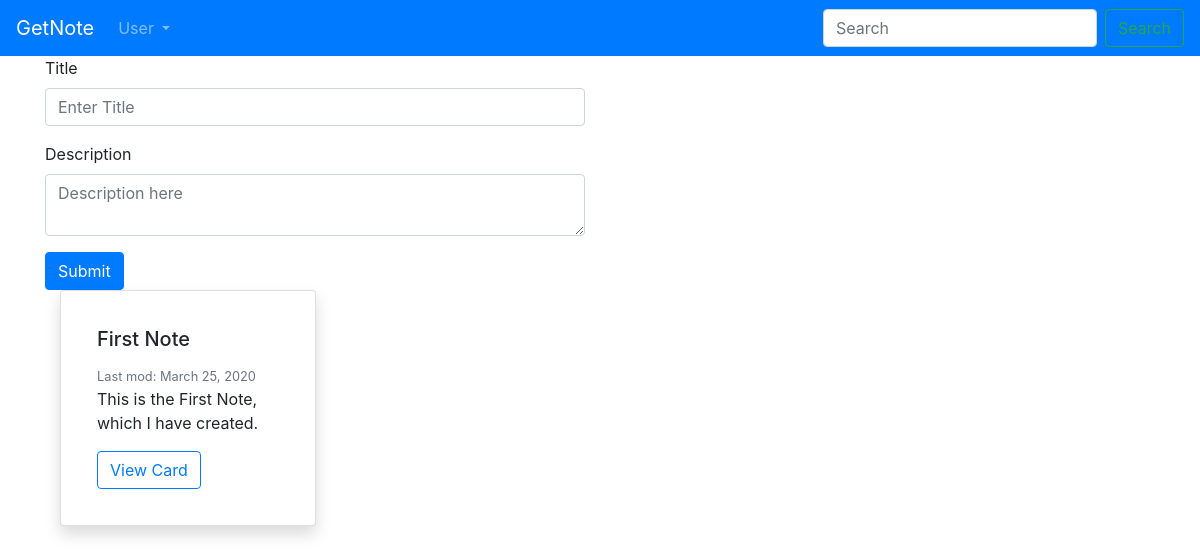
/ (signed in), run on an earlier commit of the app's database.
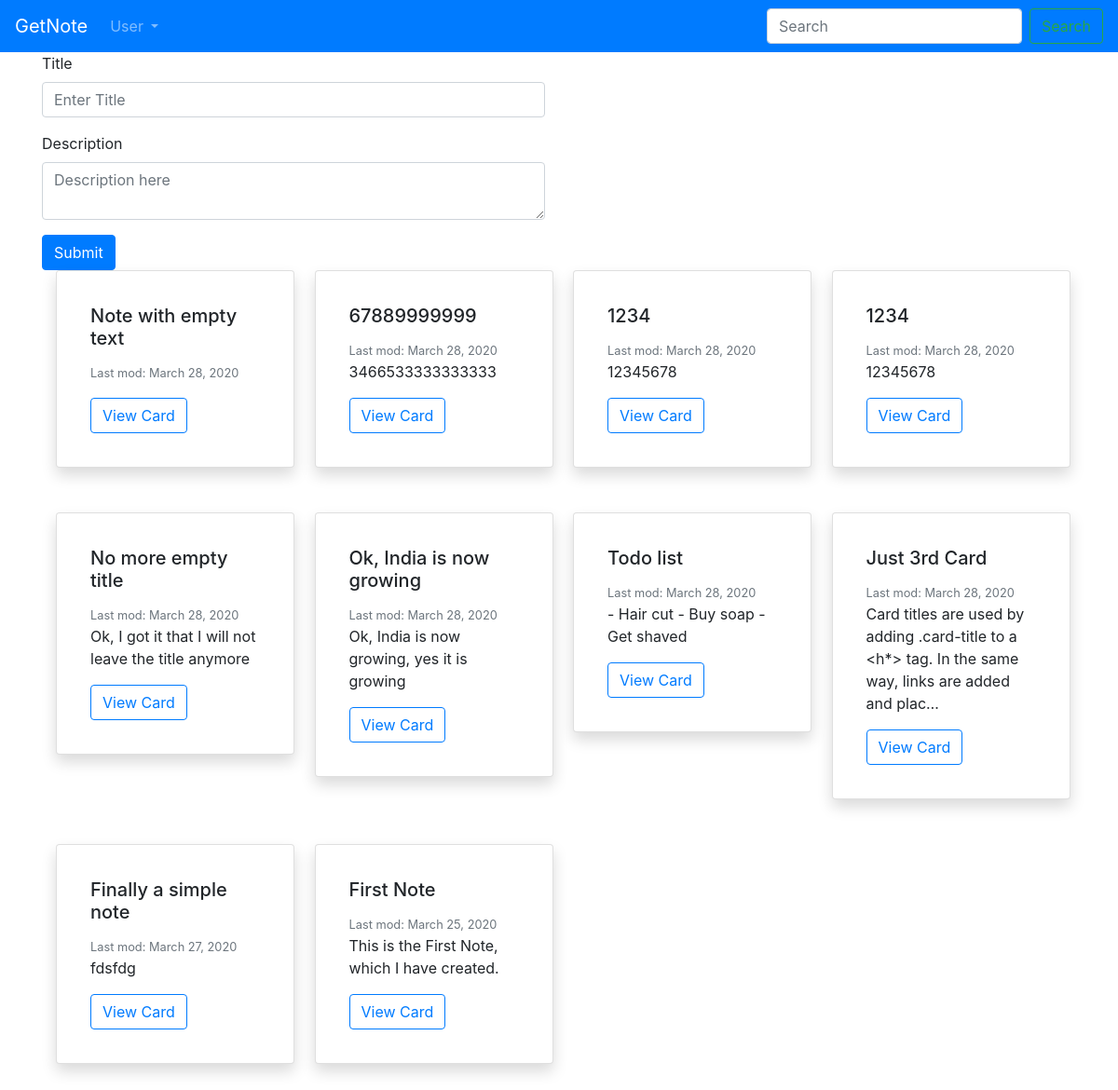
And on a later commit of the database.
### note/models.py (models this page shows, shortened)
class Note(models.Model):
    user = models.ForeignKey(settings.AUTH_USER_MODEL,on_delete=models.CASCADE)
    title = models.CharField(max_length=30)
    text = models.TextField(null=True,blank=True)
    created_date = models.DateTimeField(auto_now_add=True)
    last_modified = models.DateTimeField(auto_now=True)
    class Meta:
        ordering= ['-last_modified']

### generic_views.py (the view)
# urls.py: path('',HomePage.as_view() ,name='home_page'),
class HomePage(ListView):
    template_name = "base/home_page.html"
    model = Note
    def get_queryset(self):
        queryset = super(HomePage, self).get_queryset()
        if self.request.user.is_authenticated:
            user = self.request.user
            queryset = Note.objects.filter(user_id=user.id)
        else:
            queryset = Note.objects.none()
        return queryset

### accounts/models.py (called while the page is built)
    @property
    def is_active(self):
        return self.active

### templates/base/home_page.html
{% extends 'base.html' %}
{% block content %}
    {% if user.is_authenticated %}
        {% include 'snippet/note.html' %}
        {% if object_list %}
            {% include 'list_note.html' with note_list=object_list %}
        {% else %}
            <p>You have empty Note, Create Now</p>
        {% endif %}
    {% else %}
        <div class="alert alert-primary my-4" role="alert">
            <h4 class="text-center">Join GetNote to add notes here.</h4>
        </div>
    {% endif %}
{% endblock content %}

### templates/base.html (shortened to what this page needs)
<!DOCTYPE html>
<html lang="en">
    <head>
        {% include 'base/css.html' %}
    </head>
    <body>
        {% include 'base/navigation_bar.html' %}
        <div class="container">
            {% block content %}
            {% endblock content %}
        </div>
    </body>
</html>

### templates/base/css.html (shortened to what this page needs)
<link rel="stylesheet" href="https://stackpath.bootstrapcdn.com/bootstrap/4.4.1/css/bootstrap.min.css">

### templates/base/navigation_bar.html (shortened to what this page needs)
<nav class="navbar navbar-expand-lg navbar-dark bg-primary">
  <a class="navbar-brand" href="{% url 'home_page' %}">GetNote</a>
  <div class="collapse navbar-collapse" id="navbarSupportedContent">
    <ul class="navbar-nav mr-auto">
      <li class="nav-item dropdown">
        <a class="nav-link dropdown-toggle" href="#" id="navbarDropdown" role="button" data-toggle="dropdown" aria-haspopup="true" aria-expanded="false">
          User
        </a>
      </li>
    </ul>
    <form class="form-inline my-2 my-lg-0">
      <input class="form-control mr-sm-2" type="search" placeholder="Search" aria-label="Search">
      <button class="btn btn-outline-success my-2 my-sm-0" type="submit">Search</button>
    </form>
  </div>
</nav>

### note/templates/snippet/note.html
<div class="row">
  <div class="col-6">
    <form action="{% url 'note:add_note' %}" method="post" class="note-form">{% csrf_token %}
      <div class="form-group">
        <label for="note-title">Title</label>
        <input type="text" name="title" class="form-control" id="note-title" placeholder="Enter Title" required>
      </div>
      <div class="form-group">
        <label for="note-description">Description</label>
        <textarea type="text" name="text" class="form-control" id="note-description" placeholder="Description here"></textarea>
      </div>
      <button type="submit" class="btn btn-primary">Submit</button>
    </form>
  </div>
</div>

### note/templates/list_note.html
<div class="container">
    <div class="row">
        {% for note in note_list %}
            <div class="col-3">
                {% include 'snippet/preview.html' with note=note %}
            </div>
        {% endfor %}
    </div>
</div>

### note/templates/snippet/preview.html
<div class="card shadow p-3 mb-5 bg-white rounded" style="width: 16rem;">
    <div class="card-body">
        <h5 class="card-title">{{ note.title }}</h5>
        <small class="card-subtitle mb-2 pt-2 text-muted">Last mod: {{ note.last_modified.date }}</small>
        <br>
        <p class="card-text">{{ note.text|truncatechars:100 }}</p>
        <button type="button" class="btn btn-outline-primary">View Card</button>
    </div>
</div>

What changed in the data, as far as the page shows it:
added Note: title "Note with empty text", last_modified "March 28, 2020"
added Note: title "67889999999", last_modified "March 28, 2020", text "3466533333333333"
added Note: title "1234", last_modified "March 28, 2020", text "12345678"
added Note: title "1234", last_modified "March 28, 2020", text "12345678"
added Note: title "No more empty title", last_modified "March 28, 2020", text "Ok, I got it that I will not leave the title anymore"
added Note: title "Ok, India is now growing", last_modified "March 28, 2020", text "Ok, India is now growing, yes it is growing"
added Note: title "Todo list", last_modified "March 28, 2020", text "- Hair cut - Buy soap - Get shaved"
added Note: title "Just 3rd Card", last_modified "March 28, 2020", text "Card titles are used by adding .card-title to a <h*> tag. In the same way, links are added and plac…"
added Note: title "Finally a simple note", last_modified "March 27, 2020", text "fdsfdg"
